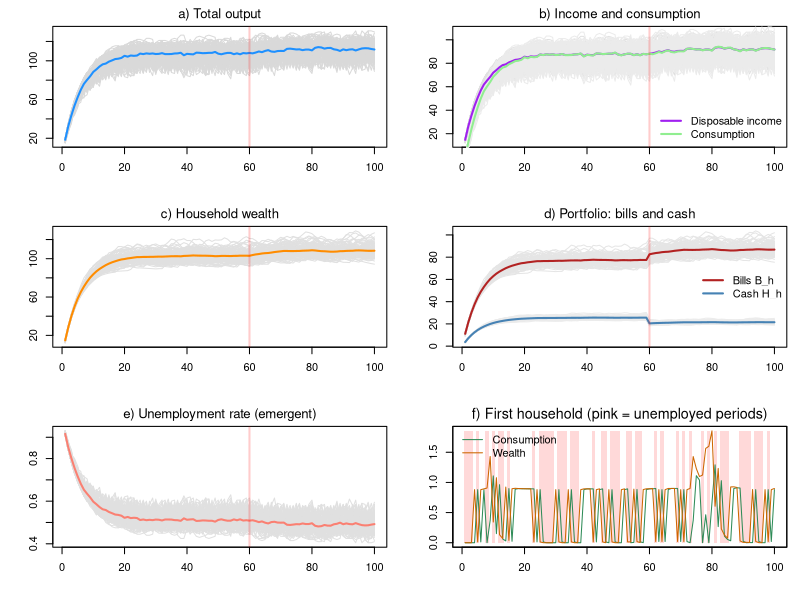

R code for this plot:
# *************************************************************************
#  Model PC + agent-based microfoundation (ABM-PC)
#  Source: Godley & Lavoie ch.4 (PC), extended with a "job-lottery"
#  Author: Marco Veronese Passarella
#  Last change: 04/07/2026
# *************************************************************************
#  Description: A tiny "agent-based" version of the textbook PC model: 
#  several households, each with its own wealth (cash & bonds) and its own
#  spending choice, added up to get the economy-wide totals
# *************************************************************************
#  Conventions: upper-case = MACRO total; lower-case = MICRO (one household)
# *************************************************************************
#  Story:
#    - each household decides how much it wants to spend (its OWN alpha1);
#    - the economy needs 1/pr workers for each unit people want to buy;
#    - a random job lottery fills those jobs (some stay unfilled = friction);
#    - whoever works makes pr goods and is paid a wage w = pr;
#    - goods are sold first-come-first-served until they run out;
#    - taxes are paid.
#  One single random shuffle of households per period decides BOTH who gets a
#  job AND who reaches the shop first.
# *************************************************************************
#  Note on heterogeneity: each household now has its own fixed propensity to
#  consume out of income (alpha1 is a vector, drawn once). Because households
#  differ, aggregate demand depends on which of them earn income, so the random
#  order matters for the macro totals too. The effect is smaller than that of
#  the job-lottery noise.
# *************************************************************************

# Clear environment
rm(list = ls(all = TRUE))

# Set model parameters ####
nPeriods     <- 100        # Periods
nHouseholds  <- 200        # Number of households (if > output -> unemployment)
alpha1m      <- 0.6        # Mean propensity to consume out of income
alpha1d      <- 0.0        # Spread of alpha1 across households (0 = homogeneous PC)
alpha2       <- 0.4        # Propensity to consume out of wealth (common to all)
theta        <- 0.2        # Tax rate (on labour AND interest income)
pr           <- 1.1        # Product per worker (labour productivity)
w            <- pr         # Wage per worker = productivity (=> zero profit)
G            <- rep(20, nPeriods)   # Government spending (goods)
lambda0      <- 0.635      # Portfolio: baseline share of bills
lambda1      <- 5          # Portfolio: sensitivity of bill share to interest rate
lambda2      <- 0.01       # Portfolio: sensitivity of bill share to income/wealth

# Define randomness
MC           <- 100        # MC simulations
s            <- 0.2        # Size of the hiring randomness
set.seed(123)              # Set random seed

# Heterogeneous, time-invariant propensity to consume out of income ####
alpha1 <- runif(nHouseholds, alpha1m - alpha1d, alpha1m + alpha1d)

# Interest rate
r <- rep(0.025, nPeriods)   # Baseline policy rate

# Define macro variables (results) to be stored ####
store = list(Y   = matrix(0, nPeriods, MC),   # Output / income
             C   = matrix(0, nPeriods, MC),   # Consumption
             YD  = matrix(0, nPeriods, MC),   # Disposable income
             V   = matrix(0, nPeriods, MC),   # Household wealth
             B_h = matrix(0, nPeriods, MC),   # Bills held by households
             H_h = matrix(0, nPeriods, MC),   # Cash held by households
             UR  = matrix(0, nPeriods, MC))   # Unemployment rate

# Store micro values (for MC = 1)
cHist = matrix(0, nPeriods, nHouseholds)   # Consumption of each household
eHist = matrix(0, nPeriods, nHouseholds)   # 1 if employed this period, else 0
vHist = matrix(0, nPeriods, nHouseholds)   # Wealth of each household

# Record the worst gap between H_h and H_s
sfcGap = 0

# Shock: rate rises from 2.5% to 3.5% at period 60 ####
r[60:nPeriods] <- 0.035                

# Shock to government spending in period 60 (from 20$ to 30$) ####
#G[60:nPeriods] <- 30

# Start the MC loop
for (mc in 1:MC) {
  
  # Set randomness seed
  set.seed(mc)
  
  # Define and initialize the stocks outside the time loop (MICRO)
  v   = rep(0, nHouseholds)  # Micro: household wealth (cash + bills)
  b   = rep(0, nHouseholds)  # Micro: bills held by each household
  yd  = rep(0, nHouseholds)  # Micro: disposable income (LAST period)
  
  # Government / central bank stocks (MACRO, carried across periods)
  B_s = 0                    # Bills supplied by government
  B_cb = 0                   # Bills held by central bank
  H_s = 0                    # Cash supplied by central bank
  
  # Start time loop
  for (i in 1:nPeriods) {
    
    r_now = r[i]                          # This period's interest rate
    r_lag = if (i > 1) r[i - 1] else r[1] # Last period's interest rate (for interest paid now)
    
    ## TICK 1: households decide how much to spend ####
    cd = pmin(pmax(alpha1 * yd + alpha2 * v, 0), v)  # Micro: consumption (4.5)
    AD = sum(cd) + G[i]                    # Macro: total demand for goods (4.1)
    N_d = AD / pr                          # Macro: labour needed (1/pr per unit)
    
    ## TICK 2: households/workers are hired based on a job lottery ####
    N = min(floor(N_d * runif(1, 1 - s, 1 + s)), floor(N_d), nHouseholds)
    
    ## TICK 3: households are re-shuffled ####
    order = sample(nHouseholds)            # Queue for both jobs and goods
    
    ## TICK 4: goods are served first-come-first-served ####
    YG = min(G[i], N * pr)                 # Macro: government served first (N workers make N*pr goods)
    YC = N * pr - YG                       # Macro: goods left for households
    cdq = cd[order]                        # Micro: planned demand in queue order
    cda = cumsum(cdq) - cdq                # Micro: goods claimed by those ahead
    cds = pmin(cdq, pmax(0, YC - cda))     # Micro: actually served
    c = rep(0, nHouseholds); c[order] = cds #Micro: actual consumption associated with the related household
    
    ## TICK 5: incomes, taxes, wealth ####
    y = rep(0, nHouseholds)                # Micro: initial income
    if (N >= 1) y[order[1:N]] = w          # Micro: labour income
    intinc = r_lag * b                     # Micro: interest on bills held since last period
    income = y + intinc                    # Micro: total income
    tax    = theta * income                # Micro: tax on labour AND interest (4.3)
    yd     = income - tax                  # Micro: disposable income (also used NEXT period) (4.2)
    v      = v - c + yd                    # Micro: wealth = old wealth - spending + saving (4.4)
    
    ## TICK 6: portfolio choice ####
    b = v * (lambda0 + lambda1 * r_now) - lambda2 * yd   # Micro: bills held (4.7)
    b = pmin(pmax(b, 0), v)                              # Guard line
    h = v - b                                            # Macro: cash held (4.6)
    
    # Store micro values of selected variables (for MC = 1)
    if (mc == 1) {
      cHist[i, ] = c
      eHist[i, ] = as.numeric(y > 0)
      vHist[i, ] = v
    }
    
    ## TICK 7: government + central bank settle the accounts ####
    B_h = sum(b)                           # Macro: bills demanded by households
    TAX = sum(tax)                         # Macro: total taxes
    B_cb_old = B_cb
    
    # Government issues bills to cover its deficit (spending + interest - taxes - CB profit) (4.8)
    B_s  = B_s + (YG + r_lag * B_s) - (TAX + r_lag * B_cb)
    
    # Central bank absorbs the bills households did not want (4.10)
    B_cb = B_s - B_h
    
    # Central bank issues cash equal to the change in its bill holdings
    H_s  = H_s + (B_cb - B_cb_old)         # Macro: cash supply (4.9) 
    H_h  = sum(h)                          # Macro: cash held by households
    
    ## TICK 8: record economy-wide totals and check consistency ####
    store$Y[i, mc]   = sum(y)              # Output / income
    store$C[i, mc]   = sum(c)              # Consumption
    store$YD[i, mc]  = sum(yd)             # Disposable income
    store$V[i, mc]   = sum(v)              # Wealth
    store$B_h[i, mc] = B_h                 # Bills held by households
    store$H_h[i, mc] = H_h                 # Cash held by households
    store$UR[i, mc]  = (nHouseholds - N) / nHouseholds #Unemployment rate
    sfcGap = max(sfcGap, abs(H_h - H_s))   # SFC check: H_h must equal H_s
  }
}
# Display the results ####
meanY  = rowMeans(store$Y);   meanC  = rowMeans(store$C)
meanYD = rowMeans(store$YD);  meanV  = rowMeans(store$V)
meanBh = rowMeans(store$B_h); meanHh = rowMeans(store$H_h)
preWin = 40:58                 # window just before the rate shock
cat(" MC runs:", MC, "( s =", s, ", pr =", pr, ", r:", r[1], "->", r[nPeriods], ")")
cat("\n Max |H_h - H_s| =", sfcGap, " (should be ~0)")
cat("\n Pre-shock  Y =", round(mean(meanY[preWin]), 2),
    " V =", round(mean(meanV[preWin]), 2),
    " B_h =", round(mean(meanBh[preWin]), 2),
    " H_h =", round(mean(meanHh[preWin]), 2),
    " bill share =", round(mean(meanBh[preWin]) / mean(meanV[preWin]), 3))

# Plot the results ####
op = par(mfrow = c(3, 2), mar = c(4, 4, 2, 1))

# Define colour
myred = adjustcolor("red", alpha.f = 0.2)

# a) Total output
matplot(store$Y, type = "l", lty = 1, col = "grey85",
        font.main = 1, main = "a) Total output", xlab = "", ylab = "")
lines(meanY, lwd = 2, col = "dodgerblue"); abline(v = 60, lty = 1, lwd = 2, col = myred )

# b) Disposable income and consumption
matplot(store$YD, type = "l", lty = 1, col = "grey88",
        font.main = 1, main = "b) Income and consumption", xlab = "", ylab = "")
matlines(store$C, lty = 1, col = "grey92")
lines(meanYD, lwd = 2, col = "purple"); lines(meanC, lwd = 2, col = "lightgreen")
abline(v = 60, lty = 1, lwd = 2, col = myred )
legend("bottomright", c("Disposable income", "Consumption"),
       col = c("purple", "lightgreen"), lwd = 2, bty = "n")

# c) Household wealth
matplot(store$V, type = "l", lty = 1, col = "grey88",
        font.main = 1, main = "c) Household wealth", xlab = "", ylab = "")
lines(meanV, lwd = 2, col = "darkorange"); abline(v = 60, lty = 1, lwd = 2, col = myred )

# d) Portfolio: bills vs cash (the rate shock shifts wealth toward bills)
matplot(store$B_h, type = "l", lty = 1, col = "grey90", ylim = range(store$H_h, store$B_h),
        font.main = 1, main = "d) Portfolio: bills and cash", xlab = "", ylab = "")
matlines(store$H_h, lty = 1, col = "grey92")
lines(meanBh, lwd = 2, col = "firebrick"); lines(meanHh, lwd = 2, col = "steelblue")
abline(v = 60, lty = 1, lwd = 2, col = myred )
legend("right", c("Bills B_h", "Cash H_h"), col = c("firebrick", "steelblue"),
       lwd = 2, bty = "n")

# e) Unemployment rate
matplot(store$UR, type = "l", lty = 1, col = "grey88",
        font.main = 1, main = "e) Unemployment rate (emergent)", xlab = "", ylab = "")
lines(rowMeans(store$UR), lwd = 2, col = "salmon"); abline(v = 60, lty = 1, lwd = 2, col = myred )

# f) One household: consumption and wealth (pink = unemployed periods)
yr = range(0, cHist[, 1], vHist[, 1])
plot(NA, xlim = c(1, nPeriods), ylim = yr,
     main = "f) First household (pink = unemployed periods)",
     xlab = "", ylab = "", font.main = 1, cex.main = 1.3)
un = which(eHist[, 1] == 0)
rect(un - 0.5, yr[1], un + 0.5, yr[2], col = "#ffd9d9", border = NA)
lines(cHist[, 1], col = "seagreen",    lwd = 1)    # consumption
lines(vHist[, 1], col = "darkorange3", lwd = 1)    # wealth
legend("topleft", c("Consumption", "Wealth"),
       col = c("seagreen", "darkorange3"), lwd = 1, bty = "n")
box()
par(op)
